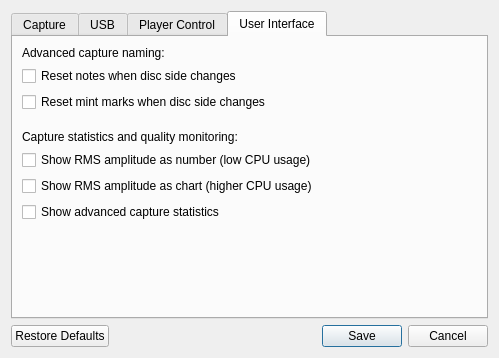
<?xml version="1.0" encoding="UTF-8"?>
<ui version="4.0">
 <class>ConfigurationDialog</class>
 <widget class="QDialog" name="ConfigurationDialog">
  <property name="geometry">
   <rect>
    <x>0</x>
    <y>0</y>
    <width>499</width>
    <height>358</height>
   </rect>
  </property>
  <property name="minimumSize">
   <size>
    <width>450</width>
    <height>290</height>
   </size>
  </property>
  <property name="windowTitle">
   <string>Preferences</string>
  </property>
  <layout class="QVBoxLayout" name="preferencesVerticalLayout">
   <item>
    <widget class="QTabWidget" name="tabWidget">
     <property name="minimumSize">
      <size>
       <width>400</width>
       <height>180</height>
      </size>
     </property>
     <property name="currentIndex">
      <number>3</number>
     </property>
     <widget class="QWidget" name="capture">
      <attribute name="title">
       <string>Capture</string>
      </attribute>
      <layout class="QVBoxLayout" name="captureVerticalLayout">
       <item>
        <layout class="QHBoxLayout" name="captureDirectoryHorizontalLayout">
         <item>
          <widget class="QLabel" name="captureDirectoryLabel">
           <property name="text">
            <string>Capture directory:</string>
           </property>
           <property name="alignment">
            <set>Qt::AlignmentFlag::AlignRight|Qt::AlignmentFlag::AlignTrailing|Qt::AlignmentFlag::AlignVCenter</set>
           </property>
          </widget>
         </item>
         <item>
          <widget class="QLineEdit" name="captureDirectoryLineEdit">
           <property name="sizePolicy">
            <sizepolicy hsizetype="Expanding" vsizetype="Fixed">
             <horstretch>0</horstretch>
             <verstretch>0</verstretch>
            </sizepolicy>
           </property>
          </widget>
         </item>
         <item>
          <widget class="QPushButton" name="captureDirectoryPushButton">
           <property name="sizePolicy">
            <sizepolicy hsizetype="Minimum" vsizetype="Fixed">
             <horstretch>0</horstretch>
             <verstretch>0</verstretch>
            </sizepolicy>
           </property>
           <property name="minimumSize">
            <size>
             <width>80</width>
             <height>0</height>
            </size>
           </property>
           <property name="text">
            <string>Browse</string>
           </property>
          </widget>
         </item>
        </layout>
       </item>
       <item>
        <layout class="QHBoxLayout" name="horizontalLayout_2">
         <item>
          <widget class="QLabel" name="label_4">
           <property name="sizePolicy">
            <sizepolicy hsizetype="Fixed" vsizetype="Preferred">
             <horstretch>0</horstretch>
             <verstretch>0</verstretch>
            </sizepolicy>
           </property>
           <property name="text">
            <string>Capture Format</string>
           </property>
          </widget>
         </item>
         <item>
          <widget class="QComboBox" name="captureFormatComboBox"/>
         </item>
        </layout>
       </item>
       <item>
        <layout class="QHBoxLayout" name="horizontalLayout_5">
         <item>
          <widget class="QLabel" name="label_6">
           <property name="sizePolicy">
            <sizepolicy hsizetype="Fixed" vsizetype="Preferred">
             <horstretch>0</horstretch>
             <verstretch>0</verstretch>
            </sizepolicy>
           </property>
           <property name="text">
            <string>Audio Source</string>
           </property>
          </widget>
         </item>
         <item>
          <widget class="QComboBox" name="audioSourceComboBox"/>
         </item>
        </layout>
       </item>
       <item>
        <widget class="QCheckBox" name="stopOnDroppedSamplesCheckBox">
         <property name="text">
          <string>)Stop on sequence mismatch (no effect "Use WinUSB API")</string>
         </property>
        </widget>
       </item>
       <item>
        <spacer name="verticalSpacer_2">
         <property name="sizeHint" stdset="0">
          <size>
           <width>20</width>
           <height>40</height>
          </size>
         </property>
        </spacer>
       </item>
      </layout>
     </widget>
     <widget class="QWidget" name="usb">
      <attribute name="title">
       <string>USB</string>
      </attribute>
      <layout class="QVBoxLayout" name="usbVerticalLayout">
       <item>
        <layout class="QHBoxLayout" name="horizontalLayout_4">
         <item>
          <widget class="QLabel" name="label_2">
           <property name="sizePolicy">
            <sizepolicy hsizetype="Fixed" vsizetype="Preferred">
             <horstretch>0</horstretch>
             <verstretch>0</verstretch>
            </sizepolicy>
           </property>
           <property name="text">
            <string>Preferred Device</string>
           </property>
          </widget>
         </item>
         <item>
          <widget class="QComboBox" name="preferredDeviceComboBox">
           <property name="editable">
            <bool>true</bool>
           </property>
          </widget>
         </item>
        </layout>
       </item>
       <item>
        <layout class="QGridLayout" name="usbDeviceGridLayout">
         <item row="0" column="0">
          <widget class="QLabel" name="vendorIdLabel">
           <property name="text">
            <string>Vendor ID:</string>
           </property>
           <property name="alignment">
            <set>Qt::AlignmentFlag::AlignRight|Qt::AlignmentFlag::AlignTrailing|Qt::AlignmentFlag::AlignVCenter</set>
           </property>
          </widget>
         </item>
         <item row="1" column="1">
          <widget class="QLineEdit" name="productIdLineEdit">
           <property name="sizePolicy">
            <sizepolicy hsizetype="Expanding" vsizetype="Fixed">
             <horstretch>0</horstretch>
             <verstretch>0</verstretch>
            </sizepolicy>
           </property>
          </widget>
         </item>
         <item row="1" column="0">
          <widget class="QLabel" name="productIdLabel">
           <property name="text">
            <string>Product ID:</string>
           </property>
           <property name="alignment">
            <set>Qt::AlignmentFlag::AlignRight|Qt::AlignmentFlag::AlignTrailing|Qt::AlignmentFlag::AlignVCenter</set>
           </property>
          </widget>
         </item>
         <item row="0" column="1">
          <widget class="QLineEdit" name="vendorIdLineEdit">
           <property name="sizePolicy">
            <sizepolicy hsizetype="Expanding" vsizetype="Fixed">
             <horstretch>0</horstretch>
             <verstretch>0</verstretch>
            </sizepolicy>
           </property>
          </widget>
         </item>
        </layout>
       </item>
       <item>
        <widget class="QLabel" name="defaultIdsLabel">
         <property name="text">
          <string>Default is: 7504/24635</string>
         </property>
         <property name="alignment">
          <set>Qt::AlignmentFlag::AlignCenter</set>
         </property>
        </widget>
       </item>
       <item>
        <layout class="QHBoxLayout" name="horizontalLayout">
         <item>
          <widget class="QLabel" name="label_3">
           <property name="sizePolicy">
            <sizepolicy hsizetype="Fixed" vsizetype="Preferred">
             <horstretch>0</horstretch>
             <verstretch>0</verstretch>
            </sizepolicy>
           </property>
           <property name="text">
            <string>Disk Buffer Queue Size</string>
           </property>
          </widget>
         </item>
         <item>
          <widget class="QComboBox" name="diskBufferQueueSizeComboBox">
           <property name="sizePolicy">
            <sizepolicy hsizetype="Expanding" vsizetype="Fixed">
             <horstretch>0</horstretch>
             <verstretch>0</verstretch>
            </sizepolicy>
           </property>
           <property name="currentText">
            <string/>
           </property>
          </widget>
         </item>
        </layout>
       </item>
       <item>
        <widget class="QCheckBox" name="useSmallUsbTransferQueue">
         <property name="text">
          <string>Limited USB Queue (Linux workaround. Increase &quot;usbfs_memory_mb&quot; instead)</string>
         </property>
        </widget>
       </item>
       <item>
        <widget class="QCheckBox" name="useSmallUsbTransfers">
         <property name="text">
          <string>Use Small Transfers (More reliable/higher CPU)</string>
         </property>
        </widget>
       </item>
       <item>
        <widget class="QCheckBox" name="useWinUsb">
         <property name="text">
          <string>Use WinUSB API (More reliable/lower CPU. Windows only)</string>
         </property>
        </widget>
       </item>
       <item>
        <widget class="QCheckBox" name="useAsyncFileIo">
         <property name="text">
          <string>Use Async file IO (More reliable/lower CPU. Windows only)</string>
         </property>
        </widget>
       </item>
       <item>
        <spacer name="verticalSpacer_4">
         <property name="orientation">
          <enum>Qt::Orientation::Vertical</enum>
         </property>
         <property name="sizeHint" stdset="0">
          <size>
           <width>20</width>
           <height>40</height>
          </size>
         </property>
        </spacer>
       </item>
       <item>
        <widget class="QLabel" name="label">
         <property name="text">
          <string>Please restart the program for these settings to take effect</string>
         </property>
        </widget>
       </item>
      </layout>
     </widget>
     <widget class="QWidget" name="playerControl">
      <attribute name="title">
       <string>Player Control</string>
      </attribute>
      <layout class="QVBoxLayout" name="playerControlVerticalLayout">
       <item>
        <layout class="QGridLayout" name="serialDeviceGridLayout">
         <item row="0" column="0">
          <widget class="QLabel" name="serialDeviceLabel">
           <property name="sizePolicy">
            <sizepolicy hsizetype="Preferred" vsizetype="Preferred">
             <horstretch>0</horstretch>
             <verstretch>0</verstretch>
            </sizepolicy>
           </property>
           <property name="text">
            <string>Serial device:</string>
           </property>
           <property name="alignment">
            <set>Qt::AlignmentFlag::AlignRight|Qt::AlignmentFlag::AlignTrailing|Qt::AlignmentFlag::AlignVCenter</set>
           </property>
          </widget>
         </item>
         <item row="0" column="1">
          <widget class="QComboBox" name="serialDeviceComboBox">
           <property name="sizePolicy">
            <sizepolicy hsizetype="Expanding" vsizetype="Preferred">
             <horstretch>0</horstretch>
             <verstretch>0</verstretch>
            </sizepolicy>
           </property>
          </widget>
         </item>
         <item row="1" column="0">
          <widget class="QLabel" name="serialSpeedLabel">
           <property name="sizePolicy">
            <sizepolicy hsizetype="Preferred" vsizetype="Preferred">
             <horstretch>0</horstretch>
             <verstretch>0</verstretch>
            </sizepolicy>
           </property>
           <property name="text">
            <string>Serial speed:</string>
           </property>
           <property name="alignment">
            <set>Qt::AlignmentFlag::AlignRight|Qt::AlignmentFlag::AlignTrailing|Qt::AlignmentFlag::AlignVCenter</set>
           </property>
          </widget>
         </item>
         <item row="1" column="1">
          <widget class="QComboBox" name="serialSpeedComboBox">
           <property name="sizePolicy">
            <sizepolicy hsizetype="Expanding" vsizetype="Preferred">
             <horstretch>0</horstretch>
             <verstretch>0</verstretch>
            </sizepolicy>
           </property>
          </widget>
         </item>
        </layout>
       </item>
       <item>
        <spacer name="verticalSpacer_5">
         <property name="orientation">
          <enum>Qt::Orientation::Vertical</enum>
         </property>
         <property name="sizeType">
          <enum>QSizePolicy::Policy::Fixed</enum>
         </property>
         <property name="sizeHint" stdset="0">
          <size>
           <width>20</width>
           <height>12</height>
          </size>
         </property>
        </spacer>
       </item>
       <item>
        <widget class="QCheckBox" name="keyLockCheckBox">
         <property name="text">
          <string>Engage key-lock</string>
         </property>
        </widget>
       </item>
       <item>
        <spacer name="verticalSpacer_3">
         <property name="orientation">
          <enum>Qt::Orientation::Vertical</enum>
         </property>
         <property name="sizeHint" stdset="0">
          <size>
           <width>20</width>
           <height>40</height>
          </size>
         </property>
        </spacer>
       </item>
      </layout>
     </widget>
     <widget class="QWidget" name="userInterface">
      <attribute name="title">
       <string>User Interface</string>
      </attribute>
      <layout class="QVBoxLayout" name="userInterfaceVerticalLayout">
       <item>
        <widget class="QLabel" name="advancedNamingLabel">
         <property name="text">
          <string>Advanced capture naming:</string>
         </property>
        </widget>
       </item>
       <item>
        <widget class="QCheckBox" name="perSideNotesCheckBox">
         <property name="text">
          <string>Reset notes when disc side changes</string>
         </property>
        </widget>
       </item>
       <item>
        <widget class="QCheckBox" name="perSideMintCheckBox">
         <property name="text">
          <string>Reset mint marks when disc side changes</string>
         </property>
        </widget>
       </item>
       <item>
        <spacer name="verticalSpacer_8">
         <property name="orientation">
          <enum>Qt::Orientation::Vertical</enum>
         </property>
         <property name="sizeType">
          <enum>QSizePolicy::Policy::Fixed</enum>
         </property>
         <property name="sizeHint" stdset="0">
          <size>
           <width>20</width>
           <height>12</height>
          </size>
         </property>
        </spacer>
       </item>
       <item>
        <widget class="QLabel" name="amplitudeLabel">
         <property name="text">
          <string>Capture statistics and quality monitoring:</string>
         </property>
         <property name="alignment">
          <set>Qt::AlignmentFlag::AlignLeading|Qt::AlignmentFlag::AlignLeft|Qt::AlignmentFlag::AlignVCenter</set>
         </property>
        </widget>
       </item>
       <item>
        <widget class="QCheckBox" name="amplitudeLabelCheckBox">
         <property name="text">
          <string>Show RMS amplitude as number (low CPU usage)</string>
         </property>
        </widget>
       </item>
       <item>
        <widget class="QCheckBox" name="amplitudeChartCheckBox">
         <property name="text">
          <string>Show RMS amplitude as chart (higher CPU usage)</string>
         </property>
        </widget>
       </item>
       <item>
        <widget class="QCheckBox" name="advancedCaptureStatsCheckBox">
         <property name="text">
          <string>Show advanced capture statistics</string>
         </property>
        </widget>
       </item>
       <item>
        <spacer name="verticalSpacer_6">
         <property name="orientation">
          <enum>Qt::Orientation::Vertical</enum>
         </property>
         <property name="sizeHint" stdset="0">
          <size>
           <width>20</width>
           <height>40</height>
          </size>
         </property>
        </spacer>
       </item>
      </layout>
     </widget>
    </widget>
   </item>
   <item>
    <widget class="QDialogButtonBox" name="buttonBox">
     <property name="sizePolicy">
      <sizepolicy hsizetype="Expanding" vsizetype="Fixed">
       <horstretch>0</horstretch>
       <verstretch>0</verstretch>
      </sizepolicy>
     </property>
     <property name="orientation">
      <enum>Qt::Orientation::Horizontal</enum>
     </property>
     <property name="standardButtons">
      <set>QDialogButtonBox::StandardButton::Cancel|QDialogButtonBox::StandardButton::RestoreDefaults|QDialogButtonBox::StandardButton::Save</set>
     </property>
    </widget>
   </item>
  </layout>
 </widget>
 <tabstops>
  <tabstop>tabWidget</tabstop>
  <tabstop>captureDirectoryLineEdit</tabstop>
  <tabstop>captureDirectoryPushButton</tabstop>
  <tabstop>vendorIdLineEdit</tabstop>
  <tabstop>productIdLineEdit</tabstop>
  <tabstop>serialDeviceComboBox</tabstop>
  <tabstop>serialSpeedComboBox</tabstop>
  <tabstop>keyLockCheckBox</tabstop>
  <tabstop>perSideNotesCheckBox</tabstop>
  <tabstop>perSideMintCheckBox</tabstop>
  <tabstop>amplitudeLabelCheckBox</tabstop>
  <tabstop>amplitudeChartCheckBox</tabstop>
 </tabstops>
 <resources/>
 <connections>
  <connection>
   <sender>buttonBox</sender>
   <signal>accepted()</signal>
   <receiver>ConfigurationDialog</receiver>
   <slot>accept()</slot>
   <hints>
    <hint type="sourcelabel">
     <x>248</x>
     <y>254</y>
    </hint>
    <hint type="destinationlabel">
     <x>157</x>
     <y>274</y>
    </hint>
   </hints>
  </connection>
  <connection>
   <sender>buttonBox</sender>
   <signal>rejected()</signal>
   <receiver>ConfigurationDialog</receiver>
   <slot>reject()</slot>
   <hints>
    <hint type="sourcelabel">
     <x>316</x>
     <y>260</y>
    </hint>
    <hint type="destinationlabel">
     <x>286</x>
     <y>274</y>
    </hint>
   </hints>
  </connection>
 </connections>
</ui>
